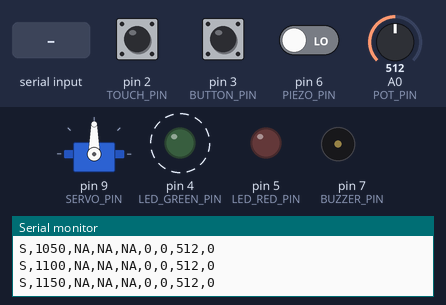
A sketch run on a simulated Arduino Uno, built with avr-gcc and run on an emulated ATmega328P. On the bench: servo, output pins drawn as LEDs (lit = HIGH), buzzer (waves = sounding, pin HIGH), the last lines printed to the serial monitor. Dashed ring = blinking. Inputs (shaded band) come from the test bench; at power-on: pin 3 (BUTTON_PIN) LOW, pin 2 (TOUCH_PIN) LOW, pin 6 (PIEZO_PIN) LOW, A0 (POT_PIN) = 512.

Above: at 1.2 s.
1.3 s: "ARM,1\n" received over Serial
At 3.0 s:
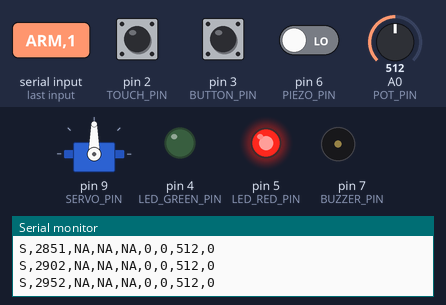
3.3 s: pin 3 (BUTTON_PIN) pulled HIGH for 0.15 s
At 3.8 s:
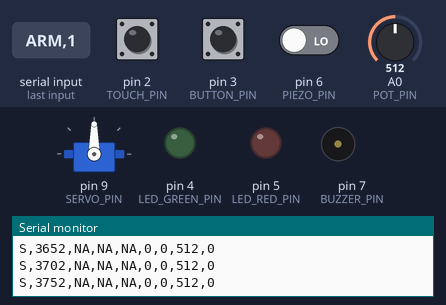
6.4 s: "STOP,1\n" received over Serial
9.4 s: "ARM,150\n" received over Serial
At 10.6 s:
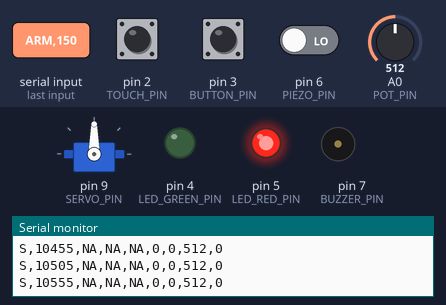
11.4 s: "STOP,150\n" received over Serial
At 12.8 s:
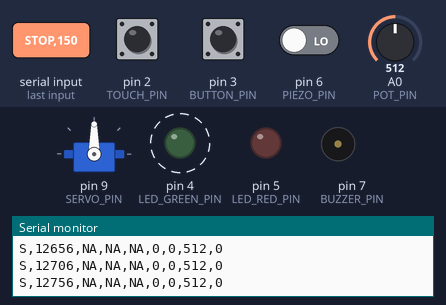
Timing chart, 0 to 15.4 s (numbered marks = the images above; inputs shaded):
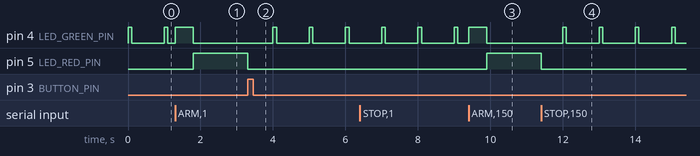

Measured:
- after the input at 1.3 s, pin 5 (LED_RED_PIN): LOW → HIGH after 0.50 s
- after the input at 3.3 s, pin 4 (LED_GREEN_PIN): alternates HIGH for 0.10 s and LOW for 0.90 s, starting after 0.70 s; pin 5 (LED_RED_PIN): HIGH → LOW at once
- after the input at 9.4 s, pin 5 (LED_RED_PIN): LOW → HIGH after 0.50 s
- after the input at 11.4 s, pin 4 (LED_GREEN_PIN): alternates HIGH for 0.10 s and LOW for 0.90 s, starting after 0.60 s; pin 5 (LED_RED_PIN): HIGH → LOW at once

The sketch:

ghostgrip_uno.ino
```cpp
// GhostGrip firmware v1 (Member C). Serial protocol v1, 115200 baud, newline-terminated ASCII.
//
//   Host -> board:  ARM,seq          explicit arm (refused while latched; send STOP first)
//                   KA,seq           keepalive while armed; never arms (send at least every 250 ms)
//                   CUE,seq,event,angle_deg,duration_ms
//                   STOP,seq         always disarms, even with a stale sequence number
//   Board -> host:  ACK,seq,uptime_ms,status
//                   ERR,seq,reason
//                   S,uptime_ms,ax_g,ay_g,az_g,piezo,touch,pot,armed   (20 Hz)
//
// Safety rules: boots DISARMED; button or STOP always disarms; only an explicit ARM re-arms;
// watchdog faults if the host goes quiet; malformed, out-of-range or stale commands never move anything.
// After a button press, watchdog or fault the board is latched: it needs STOP, then ARM.
// Only CONTACT cues move the servo; every other cue is lights only.
// SLIP and DAMAGE also beep the buzzer briefly; STOP, the button, a fault or the watchdog silence it.
#include "pins.h"
#if SERVO_ENABLED
#include <Servo.h>
Servo servo;
#endif

enum State { DISARMED, ARMED_IDLE, CUE_ACTIVE, FAULT };
State state = DISARMED;

#ifndef WATCHDOG_MS
#define WATCHDOG_MS 500UL  // the Wokwi simulation raises this so commands can be typed by hand
#endif
const unsigned long CUE_COOLDOWN_MS = 500;
const unsigned long MAX_CUE_MS      = 500;
const unsigned long SAMPLE_EVERY_MS = 50;
const unsigned long BEEP_MS         = 120;  // never longer than the cue itself
const long MAX_NUMBER = 100000000L;
const int MAX_LINE = 48;
const int MAX_FIELDS = 5;
const int MAX_BAD_PACKETS = 5;

const char *CUE_EVENTS[] = {"CONTACT", "STABLE_HOLD", "SLIP", "DAMAGE"};

char line[MAX_LINE + 1];
int lineLen = 0;
bool lineInvalid = false;

long lastSeq = -1;
bool latched = false;
int badPackets = 0;
unsigned long lastHostMs = 0;
unsigned long lastCueStartMs = 0;
bool cueEverStarted = false;
unsigned long cueEndMs = 0;
bool beeping = false;
unsigned long beepEndMs = 0;
unsigned long lastSampleMs = 0;
bool piezoSeen = false;

const char *stateName() {
  switch (state) {
    case DISARMED:   return "DISARMED";
    case ARMED_IDLE: return "ARMED";
    case CUE_ACTIVE: return "CUE";
    default:         return "FAULT";
  }
}

bool isArmed() {
  return state == ARMED_IDLE || state == CUE_ACTIVE;
}

void servoNeutral() {
#if SERVO_ENABLED
  if (servo.attached()) {
    servo.write(SERVO_NEUTRAL_DEG);
  }
#endif
}

void buzzerOff() {
  digitalWrite(BUZZER_PIN, LOW);
  beeping = false;
}

void disarm(State next) {
  servoNeutral();
  buzzerOff();
  state = next;
}

void sendAck(long seq) {
  Serial.print("ACK,"); Serial.print(seq); Serial.print(',');
  Serial.print(millis()); Serial.print(','); Serial.println(stateName());
}

void sendErr(long seq, const char *reason) {
  Serial.print("ERR,"); Serial.print(seq); Serial.print(','); Serial.println(reason);
}

void badPacket(long seq, const char *reason) {
  sendErr(seq, reason);
  badPackets++;
  if (badPackets >= MAX_BAD_PACKETS && state != DISARMED) {
    disarm(FAULT);
    latched = true;
  }
}

bool buttonPressed() {
#if BUTTON_CONNECTED
  return digitalRead(BUTTON_PIN) == HIGH;  // active-high on the Grove Button module
#else
  return false;
#endif
}

// Parses a non-negative integer field. Returns false on anything else.
bool parseNumber(const char *text, long &out) {
  if (*text == '\0') return false;
  long value = 0;
  for (const char *p = text; *p; p++) {
    if (*p < '0' || *p > '9') return false;
    value = value * 10 + (*p - '0');
    if (value > MAX_NUMBER) return false;
  }
  out = value;
  return true;
}

bool isCueEvent(const char *name) {
  for (unsigned int i = 0; i < sizeof(CUE_EVENTS) / sizeof(CUE_EVENTS[0]); i++) {
    if (strcmp(name, CUE_EVENTS[i]) == 0) return true;
  }
  return false;
}

// Splits on commas in place. Unlike strtok it keeps empty fields, so "CUE,2,,X" is rejected.
int splitFields(char *text, char *fields[]) {
  int count = 0;
  fields[count++] = text;
  for (char *p = text; *p; p++) {
    if (*p == ',') {
      if (count == MAX_FIELDS) return -1;
      *p = '\0';
      fields[count++] = p + 1;
    }
  }
  for (int i = 0; i < count; i++) {
    if (*fields[i] == '\0') return -1;
  }
  return count;
}

void handleLine(char *text) {
  char *fields[MAX_FIELDS];
  int count = splitFields(text, fields);
  if (count < 2) { badPacket(-1, "MALFORMED"); return; }

  const char *cmd = fields[0];
  long seq;
  bool seqOk = parseNumber(fields[1], seq);

  // STOP is handled before any other check and always disarms.
  if (strcmp(cmd, "STOP") == 0 && count == 2) {
    disarm(DISARMED);
    latched = false;
    badPackets = 0;
    if (seqOk && seq > lastSeq) lastSeq = seq;
    sendAck(seqOk ? seq : -1);
    return;
  }

  if (!seqOk) { badPacket(-1, "BAD_SEQ"); return; }
  if (seq <= lastSeq) { badPacket(seq, "STALE_SEQ"); return; }

  if (strcmp(cmd, "ARM") == 0 && count == 2) {
    lastSeq = seq;
    if (buttonPressed()) { sendErr(seq, "BUTTON_HELD"); return; }
    if (latched) { sendErr(seq, "LATCHED"); return; }
    lastHostMs = millis();
    badPackets = 0;
    if (!isArmed()) state = ARMED_IDLE;
    sendAck(seq);
    return;
  }

  if (strcmp(cmd, "KA") == 0 && count == 2) {
    lastSeq = seq;
    if (!isArmed()) { sendErr(seq, "NOT_ARMED"); return; }
    lastHostMs = millis();
    sendAck(seq);
    return;
  }

  if (strcmp(cmd, "CUE") == 0 && count == 5) {
    long angle, duration;
    if (!isCueEvent(fields[2])) { badPacket(seq, "BAD_EVENT"); return; }
    if (!parseNumber(fields[3], angle) || !parseNumber(fields[4], duration)) {
      badPacket(seq, "BAD_FIELD"); return;
    }
    lastSeq = seq;
    if (state != ARMED_IDLE) {
      sendErr(seq, state == CUE_ACTIVE ? "BUSY" : "NOT_ARMED"); return;
    }
    if (angle < SERVO_MIN_DEG || angle > SERVO_MAX_DEG) { badPacket(seq, "ANGLE_RANGE"); return; }
    if (duration == 0 || duration > (long)MAX_CUE_MS) { badPacket(seq, "DURATION_RANGE"); return; }
    if (cueEverStarted && millis() - lastCueStartMs < CUE_COOLDOWN_MS) {
      sendErr(seq, "COOLDOWN"); return;
    }
    lastHostMs = millis();
    lastCueStartMs = millis();
    cueEverStarted = true;
    cueEndMs = millis() + duration;
    state = CUE_ACTIVE;
#if SERVO_ENABLED
    if (strcmp(fields[2], "CONTACT") == 0) {
      servo.write((int)angle);
    }
#endif
#if BUZZER_ENABLED
    if (strcmp(fields[2], "SLIP") == 0 || strcmp(fields[2], "DAMAGE") == 0) {
      digitalWrite(BUZZER_PIN, HIGH);
      beeping = true;
      beepEndMs = millis() + (duration < (long)BEEP_MS ? duration : BEEP_MS);
    }
#endif
    badPackets = 0;
    sendAck(seq);
    return;
  }

  badPacket(seq, "UNKNOWN_CMD");
}

void readSerial() {
  while (Serial.available() > 0) {
    char c = Serial.read();
    if (c == '\r') continue;
    if (c == '\n') {
      if (lineInvalid) {
        badPacket(-1, "MALFORMED");
      } else if (lineLen > 0) {
        line[lineLen] = '\0';
        handleLine(line);
      }
      lineLen = 0;
      lineInvalid = false;
    } else if (c < 32 || c > 126 || lineLen >= MAX_LINE) {
      lineInvalid = true;  // control byte, non-ASCII or too long: drop the whole line
    } else {
      line[lineLen++] = c;
    }
  }
}

void checkButton() {
  if (buttonPressed() && state != DISARMED) {
    disarm(DISARMED);
    latched = true;
  }
}

void updateTimers() {
  if (isArmed() && millis() - lastHostMs > WATCHDOG_MS) {
    disarm(FAULT);
    latched = true;
  }
  if (beeping && (long)(millis() - beepEndMs) >= 0) {
    buzzerOff();
  }
  if (state == CUE_ACTIVE && (long)(millis() - cueEndMs) >= 0) {
    servoNeutral();
    buzzerOff();
    state = ARMED_IDLE;
  }
}

void updateOutputs() {
  unsigned long now = millis();
  bool green;
  switch (state) {
    case DISARMED:   green = (now % 1000) < 100; break;  // short heartbeat blink
    case ARMED_IDLE: green = true; break;
    case CUE_ACTIVE: green = (now % 100) < 50; break;    // fast flicker during a cue
    default:         green = false; break;
  }
  digitalWrite(LED_GREEN_PIN, green);
  digitalWrite(LED_RED_PIN, state == FAULT);
}

void sendSample() {
  // No accelerometer connected yet, so acceleration is reported as absent, not zero.
  Serial.print("S,"); Serial.print(millis());
  Serial.print(",NA,NA,NA,");
  Serial.print(piezoSeen ? 1 : 0); Serial.print(',');
  Serial.print(digitalRead(TOUCH_PIN)); Serial.print(',');
  Serial.print(analogRead(POT_PIN)); Serial.print(',');
  Serial.println(isArmed() ? 1 : 0);
  piezoSeen = false;
}

void setup() {
  pinMode(TOUCH_PIN, INPUT);
  pinMode(BUTTON_PIN, INPUT);
  pinMode(PIEZO_PIN, INPUT);
  pinMode(LED_GREEN_PIN, OUTPUT);
  pinMode(LED_RED_PIN, OUTPUT);
  pinMode(BUZZER_PIN, OUTPUT);
  digitalWrite(BUZZER_PIN, LOW);
#if SERVO_ENABLED
  servo.write(SERVO_NEUTRAL_DEG);  // set the target before attaching so it does not jump
  servo.attach(SERVO_PIN);
#endif
  Serial.begin(115200);
  Serial.println("READY,ghostgrip_uno,v1");
}

void loop() {
  checkButton();   // before reading commands, so a held button blocks any new cue
  readSerial();
  checkButton();
  if (digitalRead(PIEZO_PIN) == HIGH) {
    piezoSeen = true;
  }
  updateTimers();
  updateOutputs();
  if (millis() - lastSampleMs >= SAMPLE_EVERY_MS) {
    lastSampleMs = millis();
    sendSample();
  }
}
```

pins.h
```cpp
// GhostGrip pin map (Member C). Board: Adafruit Metro 328 + Grove Base Shield V2 set to 5V.
// Tested on hardware 2026-11-07: TOUCH_PIN, PIEZO_PIN and LED_GREEN_PIN.
#pragma once

const int TOUCH_PIN     = 2;   // Grove Touch Sensor v1.1 (proximity, not force)
const int BUTTON_PIN    = 3;   // Grove Button: emergency STOP, always disarms
const int LED_GREEN_PIN = 4;   // armed / heartbeat / cue flash
const int LED_RED_PIN   = 5;   // fault
const int PIEZO_PIN     = 6;   // Grove Piezo Vibration Sensor, binary output (R6 turned clockwise)
const int BUZZER_PIN    = 7;   // optional short cue
const int POT_PIN       = A0;  // Grove Rotary Angle Sensor
const int SERVO_PIN     = 9;   // TowerPro SG-5010 signal only; needs its own 4.8-6V supply

// An unplugged input pin floats and reads random values. Set to 1 once the Grove Button is on D3,
// so the emergency STOP button is active. Until then, STOP is only available over serial.
// (The #ifndef lets the Wokwi simulator turn it on without editing this file.)
#ifndef BUTTON_CONNECTED
#define BUTTON_CONNECTED 1   // Grove Button on D3, connected 2026-11-08
#endif

// Grove Buzzer on D7: a short beep on accepted SLIP and DAMAGE cues. Set to 0 to keep it silent
// (for example if it has not been verified on the real board).
#ifndef BUZZER_ENABLED
#define BUZZER_ENABLED 1
#endif

// Servo stays electrically idle until it has passed the hardware safety gate (plan section 8).
// Set to 1 only after the servo has been tested unloaded on a verified supply.
#ifndef SERVO_ENABLED
#define SERVO_ENABLED 1   // powered from the Pico 5V rail, first unloaded test 2026-11-08
#endif

// Safe angle window around neutral. Narrow on purpose; widen only after unloaded testing.
const int SERVO_NEUTRAL_DEG = 90;
const int SERVO_MIN_DEG     = 80;
const int SERVO_MAX_DEG     = 100;

#if SERVO_ENABLED && !BUTTON_CONNECTED
#error "The servo needs a working emergency STOP button: connect it on D3 and set BUTTON_CONNECTED to 1"
#endif
```
